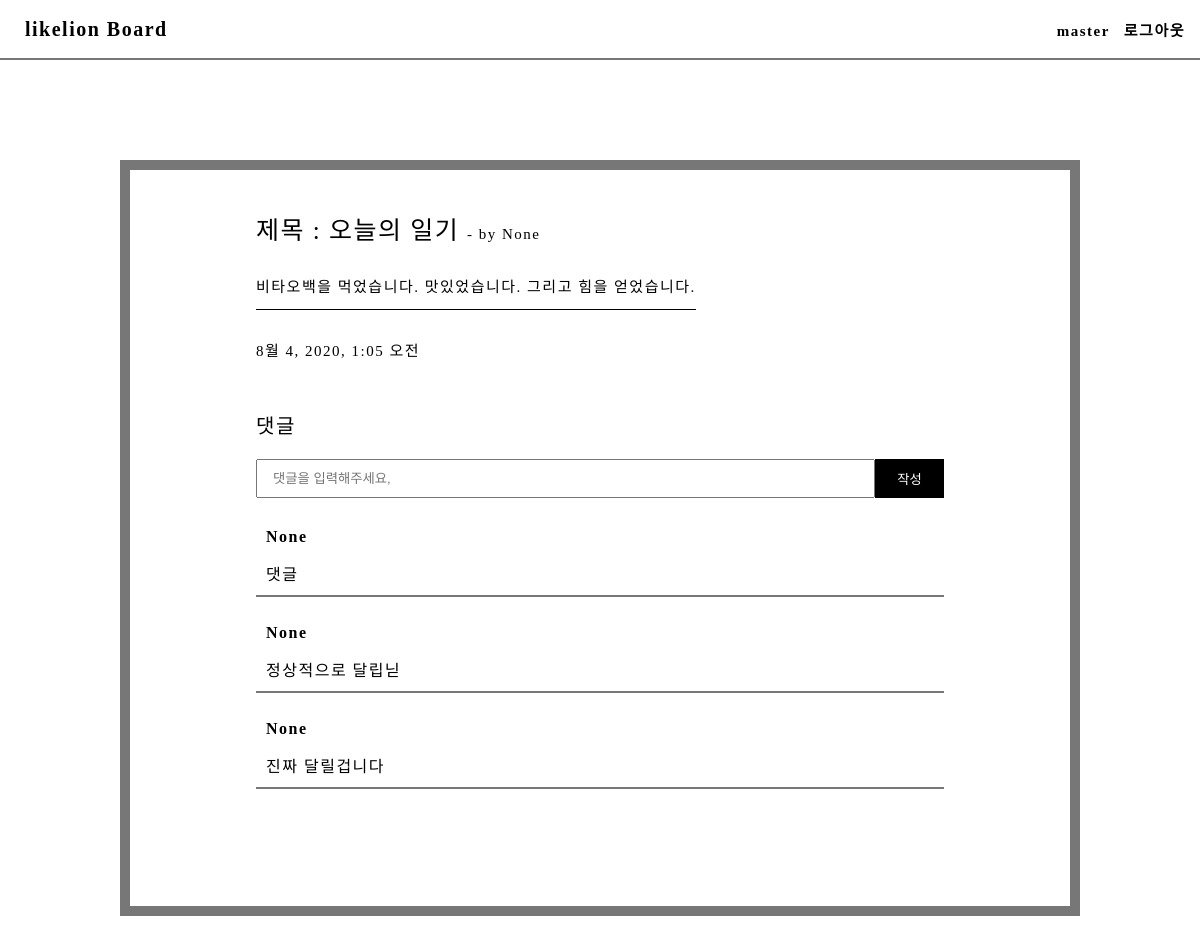
Screenshot of /detail/1 (signed in) with the database file from the repository.
### board/models.py (models this page shows, shortened)
class Post(models.Model):
    author = models.ForeignKey(settings.AUTH_USER_MODEL,on_delete=models.CASCADE,null=True,related_name="created_posts" )
    title = models.CharField("제목", max_length=50)
    desc = models.TextField("내용")
    like = models.ManyToManyField(settings.AUTH_USER_MODEL, related_name="liked_posts")
    create_at = models.DateTimeField('작성시간', default = timezone.now)

class Comment(models.Model):
    author = models.ForeignKey(settings.AUTH_USER_MODEL,on_delete=models.CASCADE,null=True )
    post = models.ForeignKey(Post,on_delete=models.CASCADE,null=True)
    desc = models.CharField("댓글",max_length=200)
    like = models.ManyToManyField(settings.AUTH_USER_MODEL, related_name="liked_com")
    create_at = models.DateTimeField('작성시간', default = timezone.now)
    def __str__(self):
        return self.desc

### board/views.py (the view)
# urls.py: path('detail/<int:post_id>',detail, name="detail" ),
def detail(request,post_id):
    context = dict()
    detail_post = Post.objects.get(id = post_id)
    context['detail_post'] = detail_post
    context['comment_form'] =CommentForms()
    context['comment_all'] = Comment.objects.filter(post= Post.objects.get(id = post_id))
    return render(request,'detail.html',context)

### board/forms.py
class CommentForms(ModelForm):
    def __init__(self, *args, **kwargs):
        super().__init__(*args, **kwargs)
        self.fields['desc'].widget.attrs.update(
            {'autocomplete': 'off',
            'placeholder':'댓글을 입력해주세요,'
            })
    class Meta:
        model = Comment
        fields = ("desc",)

### board/templates/detail.html (shortened to what this page needs)
{% extends 'base.html' %}
{%load static%}
{% block extrahead %}
    <link rel="stylesheet" href="{% static 'css/detail.css' %}" type="text/css" />
{% endblock %}
{% block content %}
<div class="container">
<section>
<div class="dt_title">
    제목 : {{detail_post.title}} <span>- by {{detail_post.author}}</span>
</div>
<div class="dt_desc">
    {% autoescape off %}
    {{detail_post.desc}}
{% endautoescape %}
</div>
<div class="dt_create_at">
    {{detail_post.create_at}}
</div>
</section>
<form method="post" action="{% url 'create_comment' detail_post.id  %}">
    <div class="com_label">{{comment_form.desc.label}}</div>
    <div class="com_input_container">
        {{comment_form.desc}}
        <input class="com_submit" type="submit" value="작성"/>
    </div>
</form>
{% for com in comment_all%}
<div class="com_row">
       <span class="com_author">{{com.author}}
        </span>
       <div class="com_desc">{{com}}
        </div>
</div>
    <br>
{%endfor%}
</div>
{%endblock%}

### templates/base.html (shortened to what this page needs)
{% load static %}
<!DOCTYPE html>
<html lang="en">
<head>
    <link rel="stylesheet" href="{% static 'css/base.css' %}" type="text/css" />
    {% block extrahead %}
    {% endblock %}
</head>
<body>
    <nav>
    <a class="logo" href="{% url 'index' %}">likelion Board</a>
    <span>
    {% if user.is_authenticated %}
        <a href="{% url 'index' %}">{{user}}</a>
        <a href="{% url 'signout' %}">로그아웃</a>
    {%else%}
        <a href="{% url 'signup' %}">회원가입</a>
        <a href="{% url 'signin' %}">로그인</a>
    {%endif%}
    </span>
    </nav>
    {% block content %}
    {%endblock%}
</body>
</html>

### basestatic/css/base.css (style rules this page uses)
html { font-size:10px; text-decoration: none; letter-spacing: 1.5px; }
body { margin:0; }
a,a:visited { color:inherit; text-decoration: none; }
nav { position:sticky; top:0; border-bottom: 2px solid #777; display:flex; justify-content: space-between; align-items:center; padding:1.5rem; height:6rem; box-sizing: border-box; z-index:5; background-color:white; }
nav a { font-size:1.5rem; font-weight:bold; margin-lefT:1rem; }
.logo { font-size:2rem; font-weight:bold; }
.container { display:flex; justify-content: space-between; align-items:center; flex-direction: column; width:80%; margin:10rem auto; font-size:1.5rem; position:relative; padding:4rem; box-sizing:border-box; background-color:#777; }
* { box-sizing: border-box; }

### board/static/css/detail.css (style rules this page uses)
.container { padding-bottom:10rem; border:10px solid #777; background-color:white; color:black; }
section { position:relative; margin-bottom:10rem; width:80%; }
.dt_title { font-size:2.5rem; padding-bottom:1rem; margin-bottom:2rem; }
.dt_title span { font-size:1.5rem; }
.dt_desc { display:inline-block; padding-bottom:1rem; border-bottom:1.5px solid black; line-height:1.5; }
.dt_create_at { position:absolute; bottom: -5rem; left:0; }
form { width:80%; }
.com_label { font-size:2.0rem; margin-bottom:2rem; }
.com_input_container { width:100%; display:Flex; margin-bottom:2rem; }
.com_input_container input { flex:1; padding:1rem 1.5rem; }
.com_input_container .com_submit { border:none; flex:unset; width:10%; background-color:black; color:white; cursor:pointer; }
.com_row { border-bottom:2px solid #777; width:80%; display:flex; flex-direction:column; box-sizing:border-box; padding:1rem; }
.com_desc { flex:1; font-size:1.6rem; }
.com_author { font-weight:bold; font-size:1.6rem; margin-bottom:1.5rem; }

### rows the page displays
Post: title "오늘의 일기", author "None", desc "비타오백을 먹었습니다. 맛있었습니다. 그리고 힘을 얻었습니다.", create_at "8월 4, 2020, 1:05 오전"
Comment: author "None", desc "댓글"
Comment: author "None", desc "정상적으로 달립닏"
Comment: author "None", desc "진짜 달릴겁니다"

### other values shown
{{ user }} "master"
{{ comment_form.desc.label }} "댓글"
